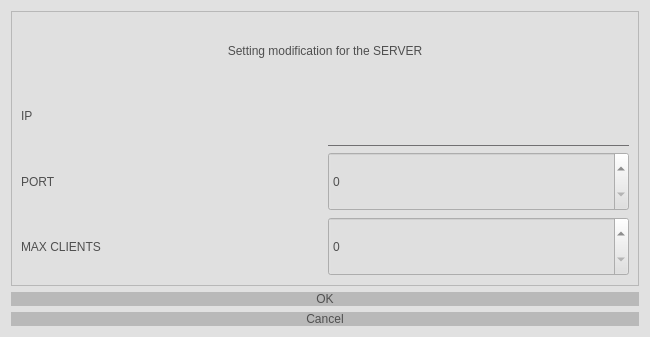
<?xml version="1.0" encoding="UTF-8"?>
<ui version="4.0">
 <class>Dialog</class>
 <widget class="QDialog" name="Dialog">
  <property name="geometry">
   <rect>
    <x>0</x>
    <y>0</y>
    <width>650</width>
    <height>337</height>
   </rect>
  </property>
  <property name="minimumSize">
   <size>
    <width>200</width>
    <height>0</height>
   </size>
  </property>
  <property name="windowTitle">
   <string>Setting</string>
  </property>
  <property name="windowIcon">
   <iconset resource="../resource/resource.qrc">
    <normaloff>:/Simple icons/simple_icons/fi-rr-settings-sliders.svg</normaloff>:/Simple icons/simple_icons/fi-rr-settings-sliders.svg</iconset>
  </property>
  <property name="styleSheet">
   <string notr="true">*
{
	
	font: 26pt &quot;MS Shell Dlg 2&quot;;
	
	color: rgb(79, 79, 79);
	background-color:  rgba(223, 223, 223, 200);
}


QPushButton
{ 
	alternate-background-color: rgb(255, 255, 255);
	
	background-color: rgb(185, 185, 185);
	border-width: 2px;
    border-radius: 10px;
	position: center;
 }

QPushButton:hover
{
	background: rgba(225, 225, 225, 180);
	border-style: dashed;
}

QPushButton:pressed
{
	
	background-color: rgb(136, 136, 136, 180);
	border-width: 2px;
    border-radius: 10px;
}

QLineEdit
{
	background: transparent;
	color: rgb(121, 121, 121);
	border: none;
	border-bottom: 1px solid #717072
}
</string>
  </property>
  <layout class="QVBoxLayout" name="verticalLayout">
   <item>
    <widget class="QFrame" name="frame">
     <property name="frameShape">
      <enum>QFrame::StyledPanel</enum>
     </property>
     <property name="frameShadow">
      <enum>QFrame::Raised</enum>
     </property>
     <layout class="QVBoxLayout" name="verticalLayout_2">
      <item>
       <widget class="QLabel" name="l_title">
        <property name="text">
         <string>Setting modification for the SERVER</string>
        </property>
        <property name="alignment">
         <set>Qt::AlignCenter</set>
        </property>
       </widget>
      </item>
      <item>
       <layout class="QHBoxLayout" name="horizontalLayout_3">
        <item>
         <widget class="QLabel" name="label">
          <property name="text">
           <string>IP</string>
          </property>
         </widget>
        </item>
        <item>
         <widget class="QLineEdit" name="le_ip">
          <property name="sizePolicy">
           <sizepolicy hsizetype="Preferred" vsizetype="Preferred">
            <horstretch>0</horstretch>
            <verstretch>0</verstretch>
           </sizepolicy>
          </property>
         </widget>
        </item>
       </layout>
      </item>
      <item>
       <layout class="QHBoxLayout" name="horizontalLayout_2">
        <item>
         <widget class="QLabel" name="label_2">
          <property name="text">
           <string>PORT</string>
          </property>
         </widget>
        </item>
        <item>
         <widget class="QSpinBox" name="sb_port">
          <property name="enabled">
           <bool>false</bool>
          </property>
          <property name="sizePolicy">
           <sizepolicy hsizetype="Preferred" vsizetype="Preferred">
            <horstretch>0</horstretch>
            <verstretch>0</verstretch>
           </sizepolicy>
          </property>
          <property name="maximum">
           <number>100000</number>
          </property>
         </widget>
        </item>
       </layout>
      </item>
      <item>
       <layout class="QHBoxLayout" name="horizontalLayout">
        <item>
         <widget class="QLabel" name="label_3">
          <property name="text">
           <string>MAX CLIENTS</string>
          </property>
         </widget>
        </item>
        <item>
         <widget class="QSpinBox" name="sb_maxClients">
          <property name="sizePolicy">
           <sizepolicy hsizetype="Preferred" vsizetype="Preferred">
            <horstretch>0</horstretch>
            <verstretch>0</verstretch>
           </sizepolicy>
          </property>
         </widget>
        </item>
       </layout>
      </item>
     </layout>
    </widget>
   </item>
   <item>
    <widget class="QDialogButtonBox" name="buttonBox">
     <property name="sizePolicy">
      <sizepolicy hsizetype="MinimumExpanding" vsizetype="Maximum">
       <horstretch>0</horstretch>
       <verstretch>0</verstretch>
      </sizepolicy>
     </property>
     <property name="orientation">
      <enum>Qt::Vertical</enum>
     </property>
     <property name="standardButtons">
      <set>QDialogButtonBox::Cancel|QDialogButtonBox::Ok</set>
     </property>
     <property name="centerButtons">
      <bool>true</bool>
     </property>
    </widget>
   </item>
  </layout>
 </widget>
 <resources>
  <include location="../resource/resource.qrc"/>
 </resources>
 <connections>
  <connection>
   <sender>buttonBox</sender>
   <signal>accepted()</signal>
   <receiver>Dialog</receiver>
   <slot>accept()</slot>
   <hints>
    <hint type="sourcelabel">
     <x>248</x>
     <y>254</y>
    </hint>
    <hint type="destinationlabel">
     <x>157</x>
     <y>274</y>
    </hint>
   </hints>
  </connection>
  <connection>
   <sender>buttonBox</sender>
   <signal>rejected()</signal>
   <receiver>Dialog</receiver>
   <slot>reject()</slot>
   <hints>
    <hint type="sourcelabel">
     <x>316</x>
     <y>260</y>
    </hint>
    <hint type="destinationlabel">
     <x>286</x>
     <y>274</y>
    </hint>
   </hints>
  </connection>
 </connections>
</ui>
